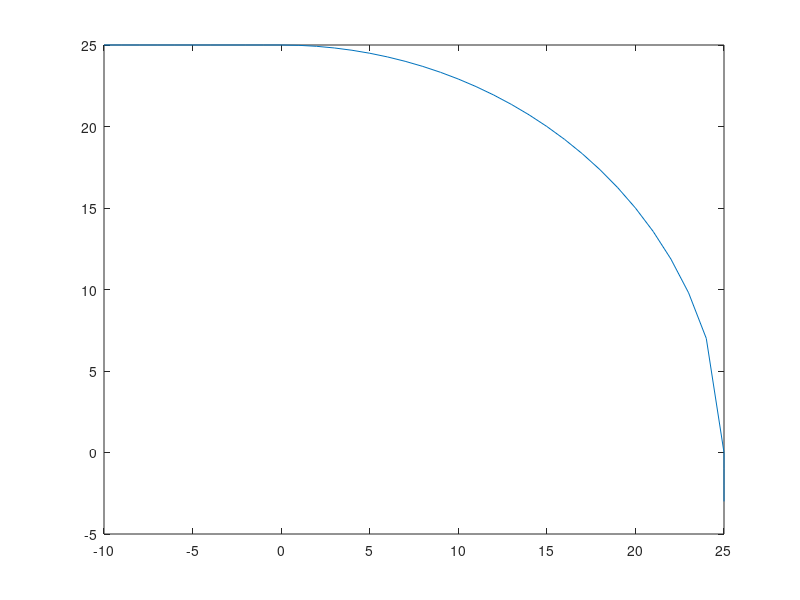

The MATLAB script that drew this image: (Note: this script raises an error after producing the figure.)
% % % Lap time simulator for OTR FSAE Electric % % %

% This is the main function to initiate a sim
clear; clc;

%% Vehicle Parameters
final_dr = 3.8; %final drive ratio
drv_eff = 1; %driveline efficiency
r_wheel = 0.2286; %radius wheel
wheel_rpm = linspace(0,800,100); %input wheel RPM
v_inst = 0; %m/s instantaenous velocity at the start
g = 9.81; % gravitational acceleration m/s^2
m = 300; %Mass kg
mu = 1.4; %friction Coefficient
Fn = m*g; % Normal Force N
Cd = 0.150; %Drag Coefficient
p = 1.225; % Density Kg/m^3
A = 1.328; %Area m^2

%% Track
x1 = 0:1:25;

y1 = sqrt(25.^2 - x1.^2);
x = [-10:1:-1,x1,25,25,25];
y = [25,25,25,25,25,25,25,25,25,25,y1,-1,-2,-3];
plot(x,y)
for i = 2:length(x)
seg(i) = sqrt((x(i)-x(i-1))^2 + (y(i)-y(i-1))^2);
end
%% Powertrain Parameters
[wp_trq, wc_trq] = emrax_dat(wheel_rpm, final_dr, drv_eff); %peak and cont trq @wheel

%% Max Corner Velocity at Each Point
[Vmax,R] = maxvel(x,y,Cd,A,m,mu,p,g);

%% Max Entry Velocity at Each Point
[Vmax_entry, Fs] = maxvel_entry(Vmax,Cd,A,m,mu,p,g,R,seg);
%plot(x,Vmax_entry, 'r-', x, Vmax, 'bl');

%% Tractive Force Caclulations
[Vinst, a_tractp, a_tractc] = f_tract(cont_trq, peak_trq, r_wheel,m, Cd,A,Vinst,p);

%% Sector Velocity
V_exit = v_inst(accel,seg,V_entry);

%% Lap Iteration Function
[V,t] = lap_iter(chg, Vmax, Vmax_entry)